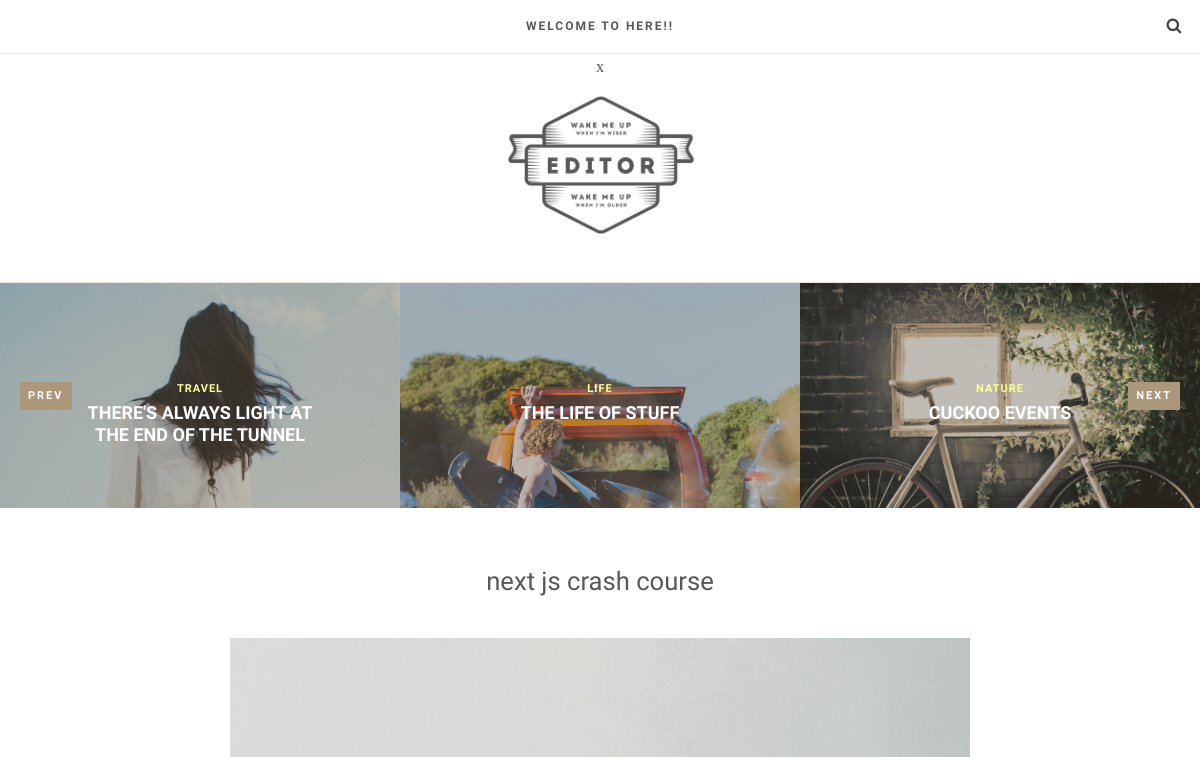
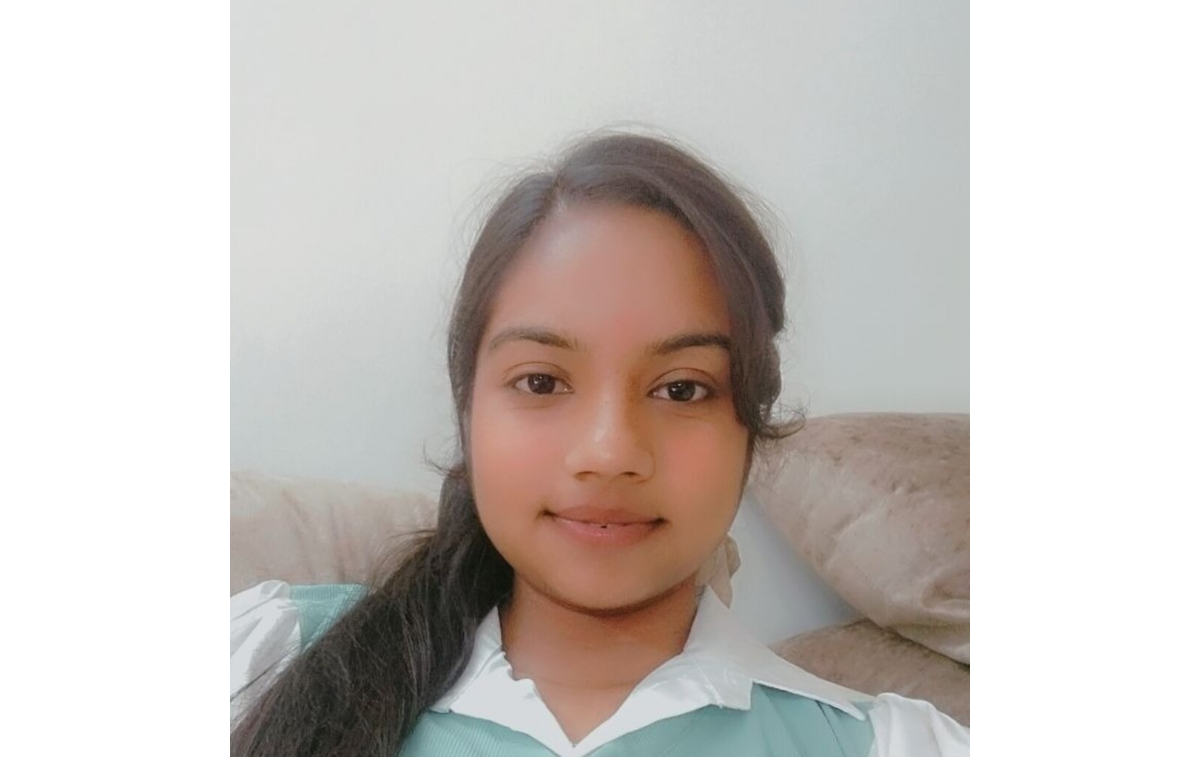
The app's page / (upper part), older data (2 pictures, top to bottom).
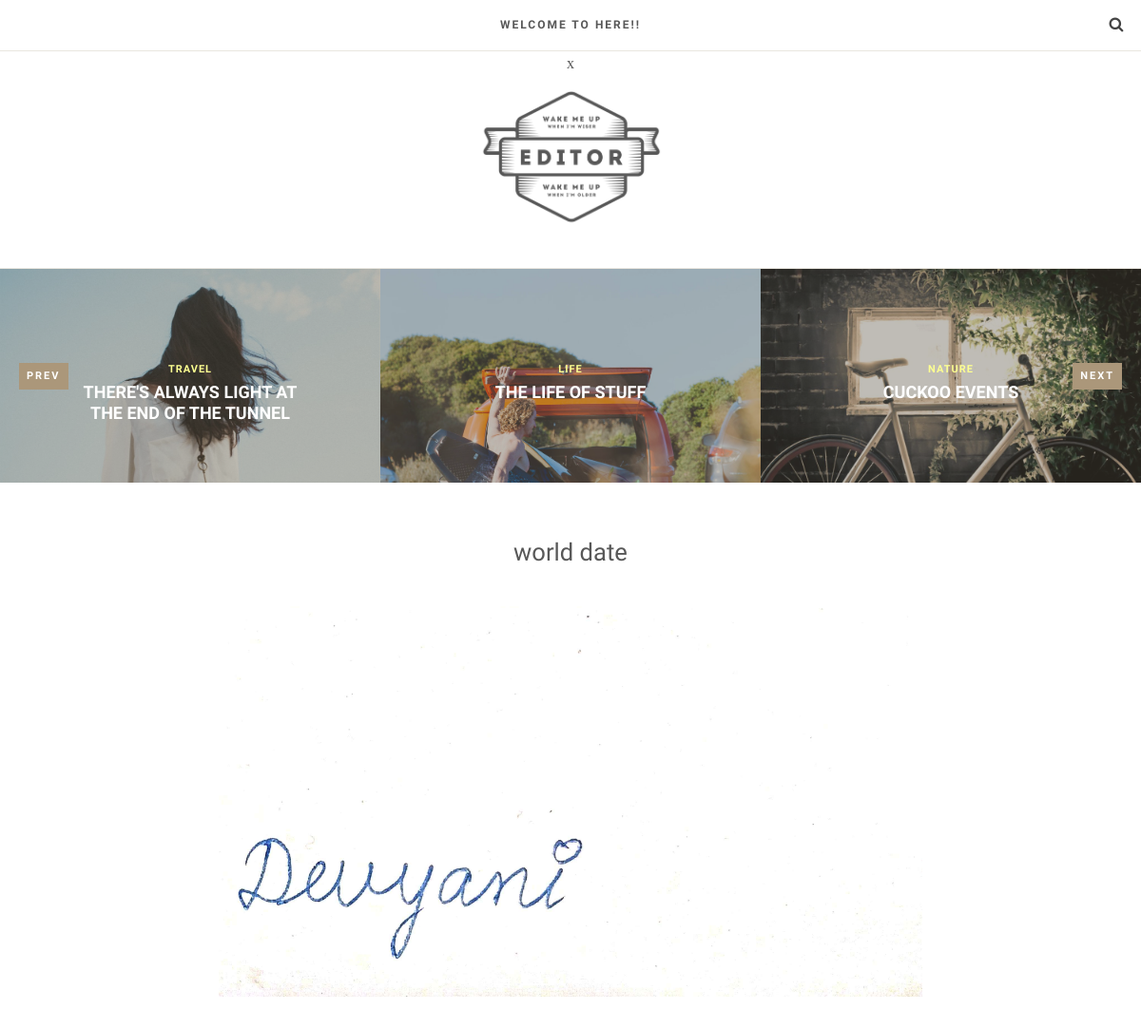
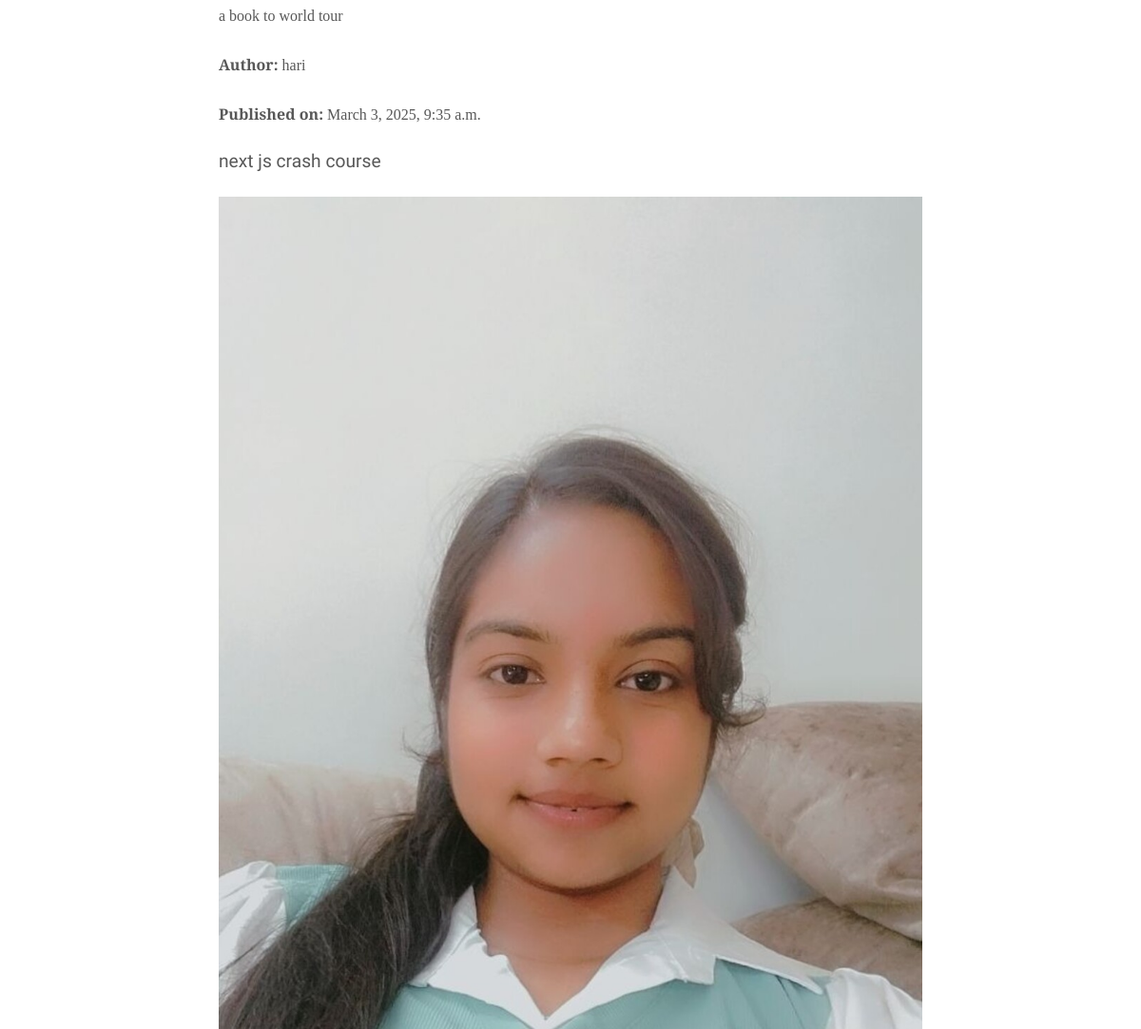
The same page, newer data (2 pictures, top to bottom).
### blogapp/models.py (models this page shows, shortened)
class Blog(models.Model):
    CATEGORY=(("Technology","Technology"),
              ("Economy","Economy"),
              ("Business","Business"),
              ("Sports","Sports"),
              ("Lifestyle","Lifestyle")
              )
    title=models.CharField(max_length=255)
    slug=models.SlugField(max_length=255,unique=True,blank=True)
    content=models.TextField()
    author=models.ForeignKey(settings.AUTH_USER_MODEL,on_delete=models.SET_NULL,related_name="blogs",null=True)
    created_at=models.DateTimeField(auto_now_add=True)
    updated_at=models.DateTimeField(auto_now=True)
    published_date=models.DateTimeField(blank=True,null=True)
    is_draft=models.BooleanField(default=True)
    category=models.CharField(max_length=255,choices=CATEGORY,blank=True,null=True)
    featured_image=models.ImageField(upload_to="blog_img",blank=True,null=True)
    class Meta:
        ordering=["-published_date"]

class CustomUser(AbstractUser):
    bio=models.TextField(blank=True,null=True)
    profile_picture=models.ImageField(upload_to="profile_img",blank=True,null=True)
    facebook=models.URLField(max_length=255,blank=True,null=True)
    youtube=models.URLField(max_length=255,blank=True,null=True)
    instagram=models.URLField(max_length=255,blank=True,null=True)
    twitter=models.URLField(max_length=255,blank=True,null=True)
    def __str__(self):
        return self.username

### blogapp/views.py (the view)
# urls.py: path('', views.blog_list_page, name='blog_list_page'),  # Renders the blog list page
def blog_list_page(request):
    blogs = Blog.objects.all()  # Fetch all blogs from the database
    return render(request, 'index.html', {'blogs': blogs})  # Pass blogs to the template

### templates/index.html (shortened to what the changed rows need)
<!doctype html>
<html class="is-menu-fixed">
<head>
    <link rel="stylesheet" type="text/css" href="/static/statix/css/bootstrap.min.css">
    <link rel="stylesheet" type="text/css" href="/static/statix/css/fonts/fontello/css/fontello.css">
    <link rel="stylesheet" type="text/css" href="/static/statix/js/jquery.uniform/uniform.default.css">
    <link rel="stylesheet" type="text/css" href="/static/statix/js/jquery.magnific-popup/magnific-popup.css">
    <link rel="stylesheet" type="text/css" href="/static/statix/js/jquery.fluidbox/fluidbox.css">
    <link rel="stylesheet" type="text/css" href="/static/statix/js/owl-carousel/owl.carousel.css">
    <link rel="stylesheet" type="text/css" href="/static/statix/js/selection-sharer/selection-sharer.css">
    <link rel="stylesheet" type="text/css" href="/static/statix/js/responsive-image-gallery/elastislide.css" />
    <link rel="stylesheet" type="text/css" href="/static/statix/css/align.css">
    <link rel="stylesheet" type="text/css" href="/static/statix/css/main.css">
    <link rel="stylesheet" type="text/css" href="/static/statix/css/768.css">
    <link rel="stylesheet" type="text/css" href="/static/statix/css/992.css">
</head>
<body>
    <div id="page" class="hfeed site">
        <header id="masthead" class="site-header" role="banner">
                <h1 class="site-title">
                	<a href="index.html" rel="home">
                    	<img src="/static/statix/images/site/logo.png" alt="logo">
                    </a>
                </h1>
        </header>
        <div id="main" class="site-main">
        	<div id="primary" class="content-area">
                <div id="content" class="site-content" role="main">
                    <div class="post-slider owl-carousel" data-items="3" data-loop="true" data-dots="false" data-nav="true" data-nav-prev-text="prev" data-nav-next-text="next">
                    	<div class="post-thumbnail" style="background-image:url(/static/statix/images/blog/01.jpg)">
                            <header class="entry-header">
                                <h1 class="entry-title"><a href="blog-single.html">There's always light at the end of the tunnel</a></h1>
                            </header>
                        </div>
                    	<div class="post-thumbnail" style="background-image:url(/static/statix/images/blog/02.jpg)">
                            <header class="entry-header">
                                <h1 class="entry-title"><a href="blog-single.html">The Life of Stuff</a></h1>
                            </header>
                        </div>
                    	<div class="post-thumbnail" style="background-image:url(images/blog/03.jpg)">
                            <header class="entry-header">
                                <h1 class="entry-title"><a href="blog-single.html">Cuckoo Events</a></h1>
                            </header>
                        </div>
                    </div>
                	<div class="layout-fixed">
                        <div class="blog-regular">
                            <article class="hentry post">
                                <header class="entry-header">
                                    {% for blog in blogs %}
                                    <h1 class="entry-title"><a href="blog-single.html">{{blog.title}}</a></h1>
                                    </div>
                                <div class="featured-image">
                                    <a href="blog-single.html">
                                    	{% if blog.featured_image %}
                    <img src="{{ blog.featured_image.url }}" alt="Blog Image">
                {% endif %}
                                    </a>
                                </div>
                                <div class="entry-content">
                                    <p>{{ blog.content }} </p>
                                	<p><strong>Author:</strong> {{ blog.author }}</p>
                                        <p><strong>Published on:</strong> {{ blog.created_at }}</p>
                                        {% endfor %}
                                </div>
                        </div>
                    </div>
                </div>
            </div>
        </div>
</body>
</html>

Row changes from the older to the newer data that the page shows:
added Blog: title "world date", featured_image (picture), content "a book to world tour", author "hari", created_at "March 3, 2025, 9:35 a.m."
